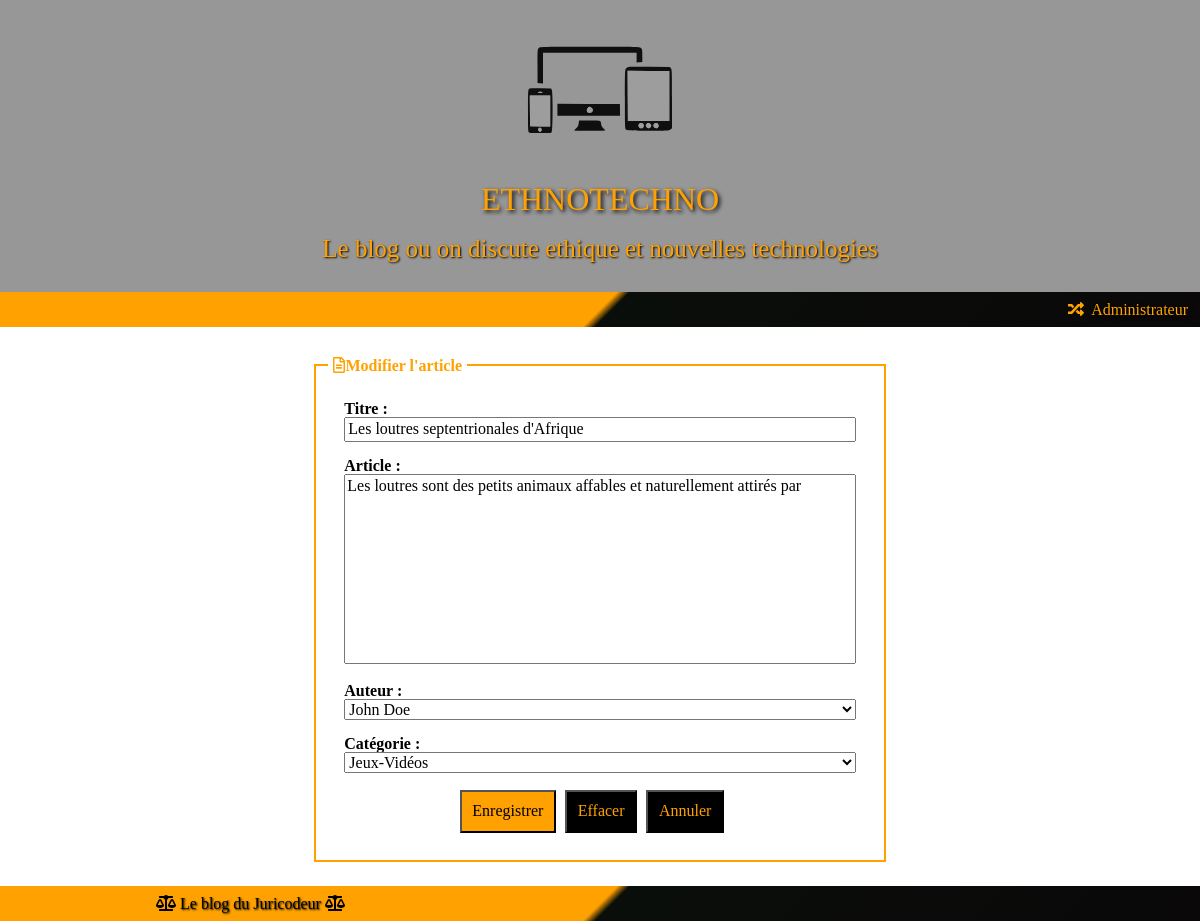
The page /edit_article.php?id=1 on the database its author committed.
### tables this page shows
CREATE TABLE `Post` (
  `Id` smallint(5) UNSIGNED NOT NULL,
  `Title` varchar(100) NOT NULL,
  `Contents` text NOT NULL,
  `CreationTimestamp` datetime NOT NULL,
  `Author_Id` tinyint(3) UNSIGNED DEFAULT NULL,
  `Category_Id` tinyint(3) UNSIGNED DEFAULT NULL
);

### edit_article.php (called while the page is built, shortened)
<?php
include 'application/bdd_connection.php';
$query = $pdo->prepare(
    '
        SELECT
            Post.Id,
            Title,
            Contents,
            CreationTimestamp,
            FirstName,
            LastName,
            Category.Name AS Category_Name
        FROM
            Post
        INNER JOIN
            Author
        ON
            Post.Author_Id = Author.Id
        INNER JOIN
            Category
        ON
            Post.Category_Id = Category.Id
        WHERE
            Post.id = ?
    ');
$query -> execute(array($_GET['id']));
$articleToModify = $query->fetchAll(PDO::FETCH_ASSOC);
$query = $pdo->prepare(
    '
        SELECT
            Id,
            FirstName,
            LastName
        FROM
            Author
    ');
$query -> execute();
$authors = $query->fetchAll(PDO::FETCH_ASSOC);
$query = $pdo->prepare(
    '
        SELECT
            Id,
            Name
        FROM
            Category
    ');
$query -> execute();
$categories = $query->fetchAll(PDO::FETCH_ASSOC);
include 'layout.phtml';
?>

### edit_article.phtml (the view, shortened to what this page needs)
<form id="newArticle" action="edit_article_modify.php" method="POST">
    <fieldset>
        <legend><i class="far fa-file-alt"></i> Modifier l'article</legend>
        <ul>
            <li>
                <label for="articleTitle">Titre :</label><br/>
                <?php foreach ($articleToModify as $article): ?>
                <input type="text" id="articleTitle" name="articleTitle" value="<?= htmlspecialchars($article['Title']) ?>">
            </li>
            <li>
                <label class="textarea" for="articleContent">Article :</label><br/>
                <textarea id="articleContent" name="articleContent" rows="10" ><?= htmlspecialchars($article['Contents']) ?></textarea>
            </li>
                <?php endforeach ?>
            <li>
                <label for="articleAuthor">Auteur :</label><br/>
                <select name="articleAuthor">
                    <?php foreach ($authors as $author): ?>
                        <option value="<?= ($author['Id']) ?>">
                            <?= htmlspecialchars($author['FirstName']) ?>
                            <?= htmlspecialchars($author['LastName']) ?>
                        </option>
                    <?php endforeach ?>
                </select>
            </li>
            <li>
                <label for="articleCategory">Catégorie :</label><br/>
                    <select name="articleCategory">
                    <?php foreach ($categories as $category): ?>
                        <option value="<?= ($category['Id']) ?>">
                            <?= htmlspecialchars($category['Name']) ?>
                        </option>
                    <?php endforeach ?>
                    </select>
            </li>
            <li id="liButtons">
                <button class="button button-primary" type="submit">Enregistrer</button>
                <button class="button button-secondary" type="reset">Effacer</button>
                <a class="button button-cancel" href="admin.php"><input type="button" value="Annuler" /></a>
            </li>
        </ul>
    </fieldset>
</form>

### css/style.css (style rules this page uses)
* { box-sizing: border-box; outline: none; }
body { margin: 0; }
a, a:hover, a:visited, a:active { text-decoration: none; }
textarea { resize: none; }
legend { padding: 1%; }
li { margin : 3%; }
.textarea { vertical-align: top; }
#liButtons { margin-left: 16%; }
.button-primary { padding : 2%; margin-right: 1%; background-color: #ffa100; }
.button-secondary { padding : 2%; margin-right: 1%; color : #ffa100; background-color: #000000; }
.button-cancel input { padding : 2%; color : #ffa100; background-color: #000000; }
#newArticle { width : 50%; margin : 0 auto; }
#newArticle fieldset { border: 2px solid #ffa100; }
#newArticle legend { font-weight: bold; color: #ffa100; }
#newArticle label { font-weight: bold; }
#newArticle textarea { width : 100%; }
#articleTitle { width : 100%; }
#newArticle li select { width: 100%; }
#newArticle #liButtons { margin-left: 0; text-align: center; }

### rows shown on the page
post: articleTitle "Les loutres septentrionales d'Afrique", articleContent "Les loutres sont des petits animaux affables et naturellement attirés par"

### other values the page prints
form field articleAuthor "John Doe"
form field articleCategory "Jeux-Vidéos"
